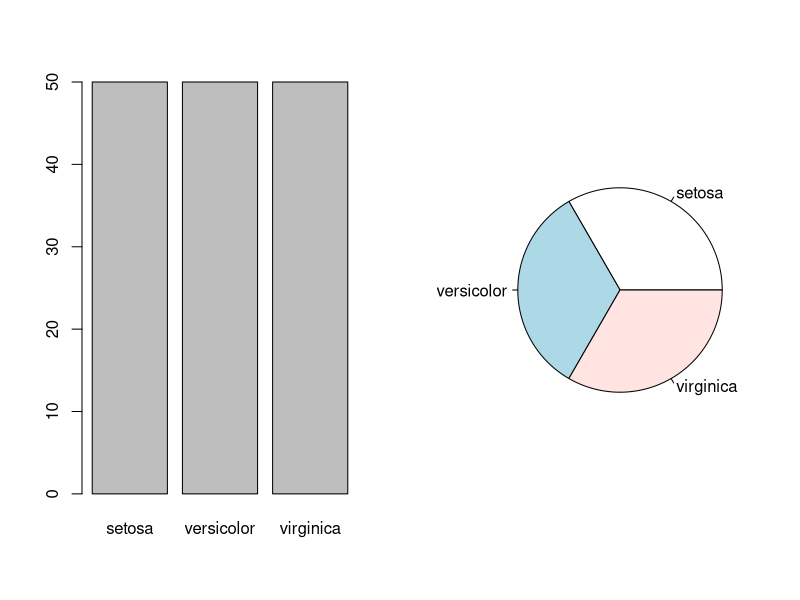
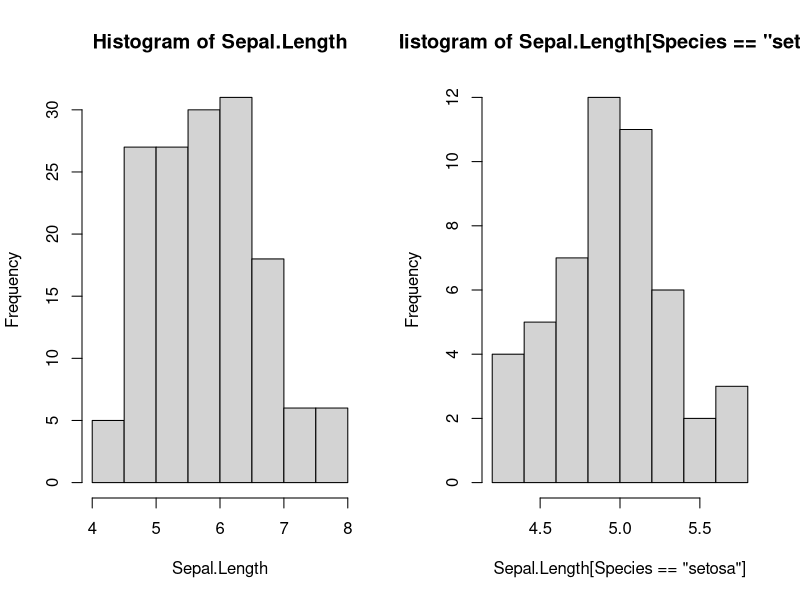
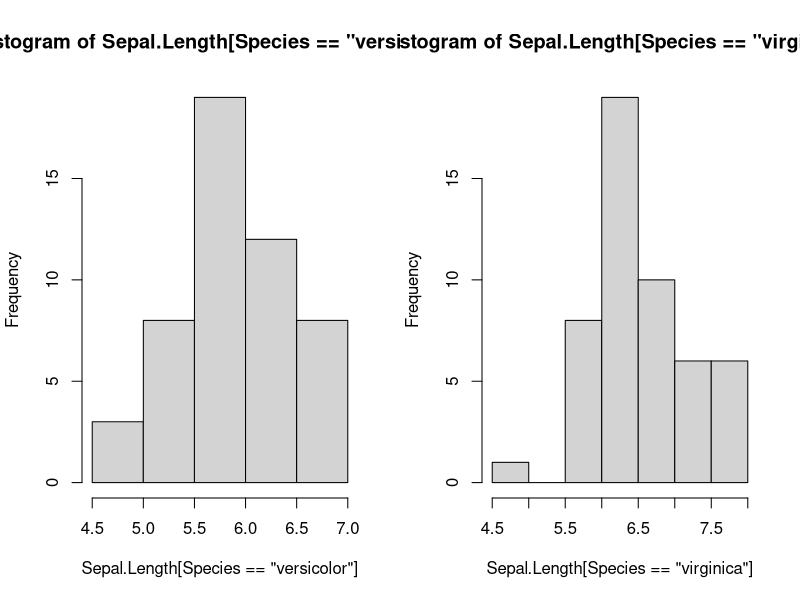
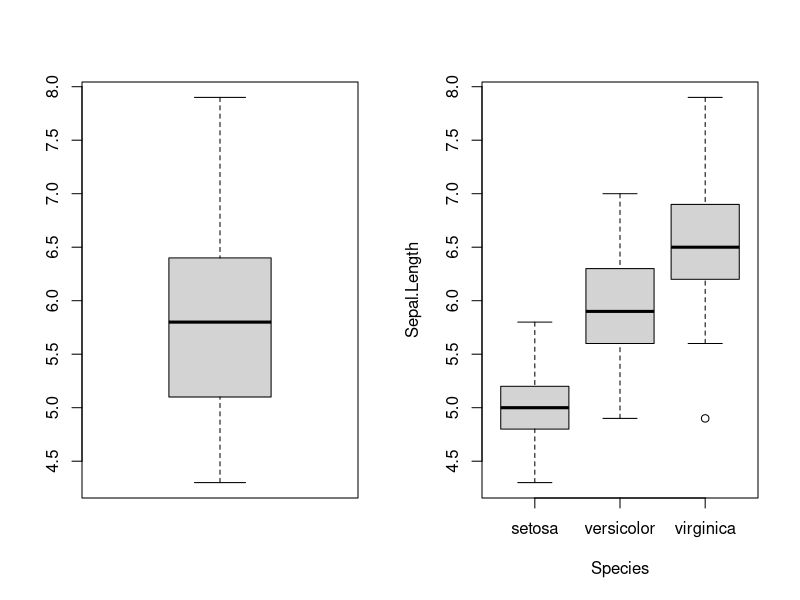
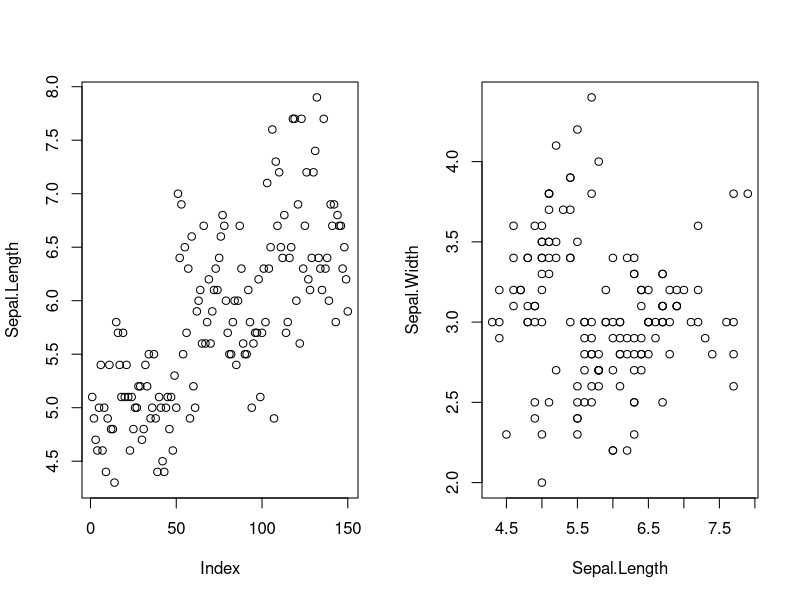
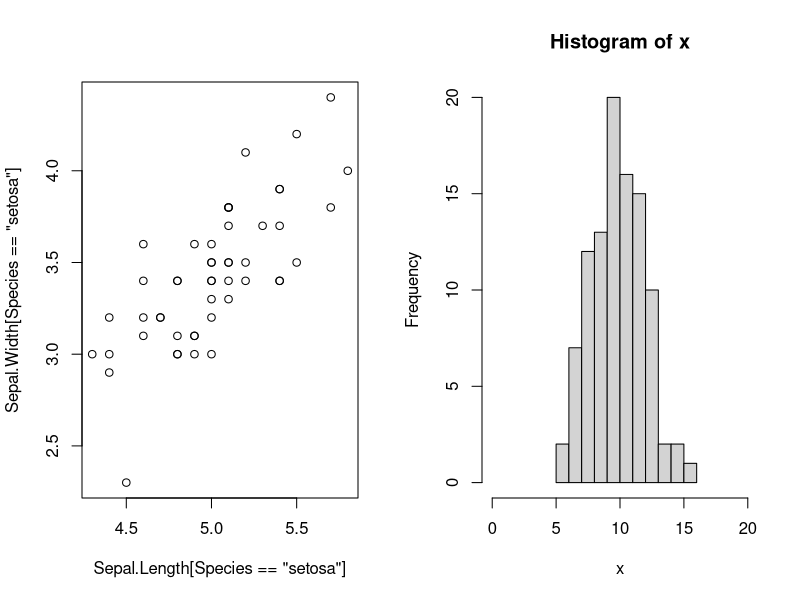
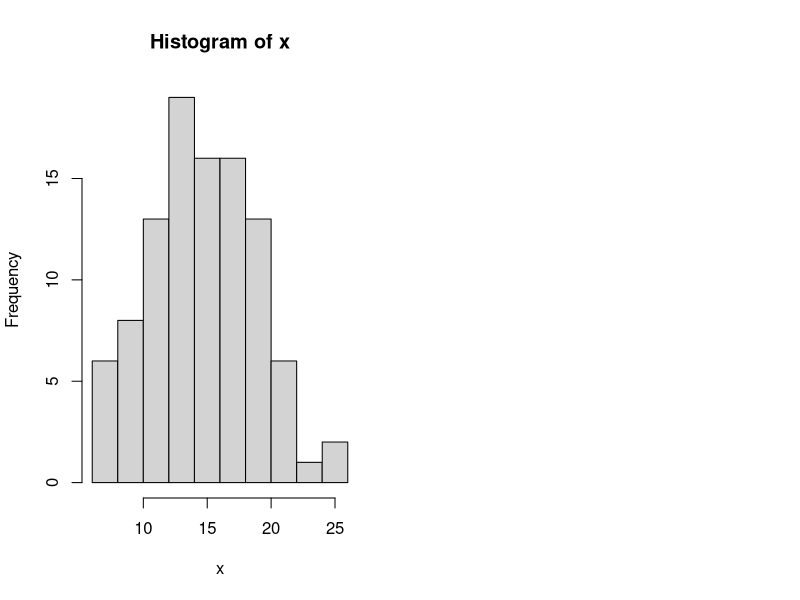
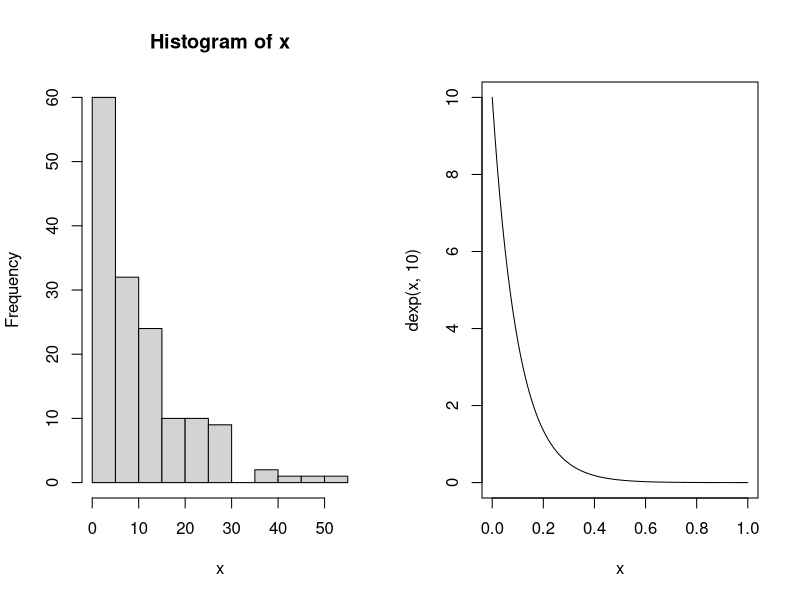

R code for these plots, in order:
## ---- chunk 1
library(datasets)
str(iris)
head(iris)
## ---- chunk 2
table(iris$Species)
attach(iris)
table(Species)
## ---- chunk 3
par(mfrow=c(1,2))
barplot(table(Species))
pie(table(Species))
## ---- chunk 4
names(iris)
hist(Sepal.Length)
hist(Sepal.Length[Species=='setosa'])
hist(Sepal.Length[Species=='versicolor'])
hist(Sepal.Length[Species=='virginica'])
## ---- chunk 5
boxplot(Sepal.Length)
boxplot(Sepal.Length~Species)
## ---- chunk 6
plot(Sepal.Length)
plot(Sepal.Length,Sepal.Width)
plot(Sepal.Length[Species=='setosa'],Sepal.Width[Species=='setosa'])
## ---- chunk 7
Titanic
Titanic.df=as.data.frame(Titanic)
Titanic.df
## ---- chunk 8
attach(Titanic.df)
sum(Freq[Class=="1st"])
sum(Freq[Class=="1st"&Survived=='Yes'])
## ---- chunk 9
set.seed(19)
x<- rbinom(100, 20, 0.5)
hist(x,xlim=c(0,20))
## ---- chunk 10
x <- rpois(100, lambda=15)
hist(x)
## ---- chunk 11
x<- rexp(150, 0.1)
par(mfrow=c(1,2))
hist(x)
curve(dexp(x,10))
## ---- chunk 12
curve(dchisq(x, 1), xlim=c(0,10), ylim=c(0,0.6), col="red", lwd=3)
curve(dchisq(x, 2), add=T, col="green", lwd=3)
curve(dchisq(x, 3), add=T, col="blue", lwd=3)
curve(dchisq(x, 5), add=T, col="orange", lwd=3)
abline(h=0, lty=3)
legend(par("usr")[2], par("usr")[4],
xjust=1,
c("df=1", "df=2", "df=3", "df=5"), lwd=3, lty=1,
col=c("red", "green", "blue", "orange"))

## ---- chunk 13
curve(dt(x, 1), xlim=c(-3,3), ylim=c(0,0.4), col="red", lwd=3)
curve(dt(x, 2), add=T, col="blue", lwd=3)
curve(dt(x, 5), add=T, col="green", lwd=3)
curve(dt(x, 10), add=T, col="orange", lwd=3)
curve(dnorm(x), add=T, lwd=4, lty=3)
title(main="Student T distributions")
legend(par("usr")[2], par("usr")[4],xjust=0.9,
c("df=1", "df=2", "df=5", "df=10", "Std.norm."),
lwd=c(2,2,2,2,2),
lty=c(1,1,1,1,3),
col=c("red", "blue", "green", "orange", par("fg")))
## ---- chunk 14
curve(df(x,1,1), xlim=c(0,2), ylim=c(0,0.8), lwd=3)
curve(df(x,3,1), add=T)
curve(df(x,6,1), add=T, lwd=3)
curve(df(x,3,3), add=T, col="red")
curve(df(x,6,3), add=T, col="red", lwd=3)
curve(df(x,3,6), add=T, col="blue")
curve(df(x,6,6), add=T, col="blue", lwd=3)
title(main="Fisher F distributions")
legend(par("usr")[2], par("usr")[4],
xjust=1,
c("df=1,1", "df=3,1", "df=6,1", "df=3,3", "df=6,3",
"df=3,6", "df=6,6"),
lwd=c(1,1,3,1,3,1,3),
lty=c(2,1,1,1,1,1,1),
col=c(par("fg"), par("fg"), par("fg"), "red", "blue", "blue"))
## ---- chunk 15
#hai phân phối chuẩn
x=rnorm(1000,12,1)
y=rnorm(1000,12,1)
qqplot(x,y)
## ---- chunk 16
x=runif(1000,12,111)
y=rnorm(1000,12,1)
qqplot(x,y)
qqnorm(x)
qqnorm(y)
